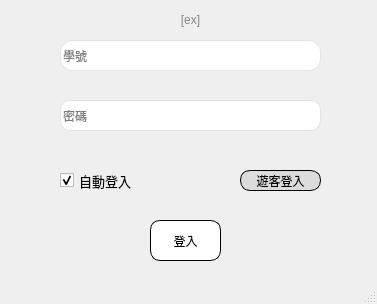
<?xml version="1.0" encoding="UTF-8"?>
<ui version="4.0">
 <class>LoginWindow</class>
 <widget class="QMainWindow" name="LoginWindow">
  <property name="geometry">
   <rect>
    <x>0</x>
    <y>0</y>
    <width>377</width>
    <height>304</height>
   </rect>
  </property>
  <property name="tabletTracking">
   <bool>true</bool>
  </property>
  <property name="windowTitle">
   <string>登入介面</string>
  </property>
  <property name="styleSheet">
   <string notr="true"/>
  </property>
  <property name="toolButtonStyle">
   <enum>Qt::ToolButtonIconOnly</enum>
  </property>
  <property name="tabShape">
   <enum>QTabWidget::Rounded</enum>
  </property>
  <widget class="QWidget" name="centralwidget">
   <widget class="QPushButton" name="btnLogin">
    <property name="geometry">
     <rect>
      <x>150</x>
      <y>220</y>
      <width>71</width>
      <height>41</height>
     </rect>
    </property>
    <property name="styleSheet">
     <string notr="true">
    QPushButton{
		border:0;
		font: 700 12pt &quot;微軟正黑體&quot;;
		border:1px solid #000;
		background:#fff;
		border-radius:10px;
    }
    QPushButton:hover{
        border:2px solid #000;
        background:rgb(255, 92, 92);
    }</string>
    </property>
    <property name="text">
     <string>登入</string>
    </property>
    <property name="autoDefault">
     <bool>true</bool>
    </property>
    <property name="default">
     <bool>true</bool>
    </property>
   </widget>
   <widget class="QCheckBox" name="checkBox_bAutoLogin">
    <property name="enabled">
     <bool>true</bool>
    </property>
    <property name="geometry">
     <rect>
      <x>60</x>
      <y>170</y>
      <width>81</width>
      <height>21</height>
     </rect>
    </property>
    <property name="font">
     <font>
      <pointsize>10</pointsize>
     </font>
    </property>
    <property name="tabletTracking">
     <bool>false</bool>
    </property>
    <property name="styleSheet">
     <string notr="true"/>
    </property>
    <property name="text">
     <string>自動登入</string>
    </property>
    <property name="checked">
     <bool>true</bool>
    </property>
   </widget>
   <widget class="QLineEdit" name="textEdit_Password">
    <property name="geometry">
     <rect>
      <x>60</x>
      <y>100</y>
      <width>261</width>
      <height>31</height>
     </rect>
    </property>
    <property name="tabletTracking">
     <bool>true</bool>
    </property>
    <property name="styleSheet">
     <string notr="true">    QLineEdit{
		border:0;
		font: 700 11pt &quot;微軟正黑體&quot;;
		border:1px solid #000;
		background:#fff;
		border-radius:10px;
		border-color: rgb(227, 227, 227);
    }
    QLineEdit:hover{
        border:1px solid #000;

    }
</string>
    </property>
    <property name="echoMode">
     <enum>QLineEdit::Password</enum>
    </property>
    <property name="placeholderText">
     <string>密碼</string>
    </property>
   </widget>
   <widget class="QLineEdit" name="textEdit_Account">
    <property name="geometry">
     <rect>
      <x>60</x>
      <y>40</y>
      <width>261</width>
      <height>31</height>
     </rect>
    </property>
    <property name="tabletTracking">
     <bool>true</bool>
    </property>
    <property name="styleSheet">
     <string notr="true">   
 QLineEdit{
		border:0;
		font: 700 11pt &quot;微軟正黑體&quot;;
		border:1px solid #000;
		background:#fff;
		border-radius:12px;
		
	border-color: rgb(227, 227, 227);
    }
    QLineEdit:hover{
        border:1px solid #000;

    }
</string>
    </property>
    <property name="placeholderText">
     <string>學號</string>
    </property>
   </widget>
   <widget class="QPushButton" name="btnGuest">
    <property name="geometry">
     <rect>
      <x>240</x>
      <y>170</y>
      <width>81</width>
      <height>21</height>
     </rect>
    </property>
    <property name="styleSheet">
     <string notr="true">
    QPushButton{
		border:0;
		font: 700 9pt &quot;微軟正黑體&quot;;
		border:1px solid #000;
		background-color: rgb(220, 220, 220);
		border-radius:10px;
    }
    QPushButton:hover{
        border:2px solid #000;
    }</string>
    </property>
    <property name="text">
     <string>遊客登入</string>
    </property>
    <property name="autoDefault">
     <bool>true</bool>
    </property>
    <property name="default">
     <bool>true</bool>
    </property>
   </widget>
   <widget class="QLabel" name="hintText">
    <property name="geometry">
     <rect>
      <x>140</x>
      <y>10</y>
      <width>101</width>
      <height>20</height>
     </rect>
    </property>
    <property name="styleSheet">
     <string notr="true">color: rgb(134, 134, 134);</string>
    </property>
    <property name="text">
     <string>[ex]</string>
    </property>
    <property name="alignment">
     <set>Qt::AlignCenter</set>
    </property>
   </widget>
  </widget>
  <widget class="QMenuBar" name="menubar">
   <property name="geometry">
    <rect>
     <x>0</x>
     <y>0</y>
     <width>377</width>
     <height>22</height>
    </rect>
   </property>
  </widget>
  <widget class="QStatusBar" name="statusbar"/>
 </widget>
 <tabstops>
  <tabstop>textEdit_Account</tabstop>
  <tabstop>textEdit_Password</tabstop>
  <tabstop>btnLogin</tabstop>
  <tabstop>checkBox_bAutoLogin</tabstop>
 </tabstops>
 <resources/>
 <connections/>
</ui>
